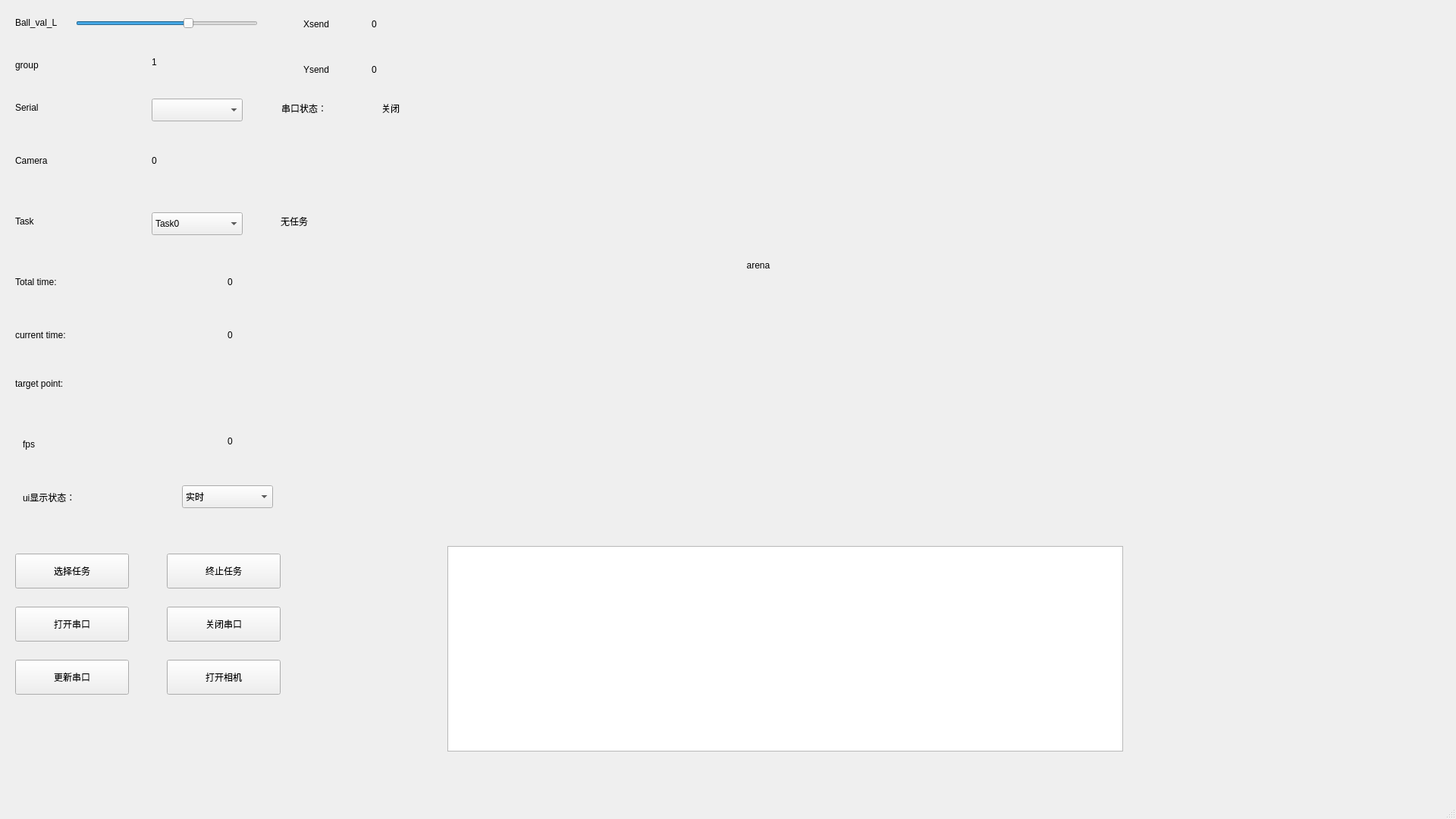
<?xml version="1.0" encoding="UTF-8"?>
<ui version="4.0">
 <class>mainwindow</class>
 <widget class="QMainWindow" name="mainwindow">
  <property name="geometry">
   <rect>
    <x>0</x>
    <y>0</y>
    <width>1920</width>
    <height>1080</height>
   </rect>
  </property>
  <property name="windowTitle">
   <string>仪器设计大赛新生组</string>
  </property>
  <widget class="QWidget" name="centralwidget">
   <widget class="QSlider" name="ball_val_L">
    <property name="geometry">
     <rect>
      <x>100</x>
      <y>20</y>
      <width>240</width>
      <height>22</height>
     </rect>
    </property>
    <property name="maximum">
     <number>255</number>
    </property>
    <property name="value">
     <number>160</number>
    </property>
    <property name="orientation">
     <enum>Qt::Horizontal</enum>
    </property>
   </widget>
   <widget class="QLabel" name="BVL">
    <property name="geometry">
     <rect>
      <x>20</x>
      <y>20</y>
      <width>90</width>
      <height>20</height>
     </rect>
    </property>
    <property name="text">
     <string>Ball_val_L</string>
    </property>
   </widget>
   <widget class="QLabel" name="arena">
    <property name="geometry">
     <rect>
      <x>640</x>
      <y>-10</y>
      <width>720</width>
      <height>720</height>
     </rect>
    </property>
    <property name="text">
     <string>arena</string>
    </property>
    <property name="alignment">
     <set>Qt::AlignCenter</set>
    </property>
   </widget>
   <widget class="QComboBox" name="ser_selection">
    <property name="geometry">
     <rect>
      <x>200</x>
      <y>130</y>
      <width>120</width>
      <height>30</height>
     </rect>
    </property>
   </widget>
   <widget class="QLabel" name="SERL">
    <property name="geometry">
     <rect>
      <x>20</x>
      <y>130</y>
      <width>108</width>
      <height>24</height>
     </rect>
    </property>
    <property name="text">
     <string>Serial</string>
    </property>
   </widget>
   <widget class="QLabel" name="label">
    <property name="geometry">
     <rect>
      <x>20</x>
      <y>200</y>
      <width>108</width>
      <height>24</height>
     </rect>
    </property>
    <property name="text">
     <string>Camera</string>
    </property>
   </widget>
   <widget class="QPushButton" name="serial_open">
    <property name="geometry">
     <rect>
      <x>20</x>
      <y>800</y>
      <width>150</width>
      <height>46</height>
     </rect>
    </property>
    <property name="text">
     <string>打开串口</string>
    </property>
   </widget>
   <widget class="QLabel" name="label_2">
    <property name="geometry">
     <rect>
      <x>371</x>
      <y>131</y>
      <width>120</width>
      <height>24</height>
     </rect>
    </property>
    <property name="text">
     <string>串口状态：</string>
    </property>
   </widget>
   <widget class="QLabel" name="ser_status">
    <property name="geometry">
     <rect>
      <x>503</x>
      <y>131</y>
      <width>161</width>
      <height>24</height>
     </rect>
    </property>
    <property name="text">
     <string>关闭</string>
    </property>
   </widget>
   <widget class="QPushButton" name="serial_close">
    <property name="geometry">
     <rect>
      <x>220</x>
      <y>800</y>
      <width>150</width>
      <height>46</height>
     </rect>
    </property>
    <property name="text">
     <string>关闭串口</string>
    </property>
   </widget>
   <widget class="QLabel" name="cam_label">
    <property name="geometry">
     <rect>
      <x>200</x>
      <y>200</y>
      <width>161</width>
      <height>24</height>
     </rect>
    </property>
    <property name="text">
     <string>0</string>
    </property>
   </widget>
   <widget class="QPushButton" name="cam_open">
    <property name="geometry">
     <rect>
      <x>220</x>
      <y>870</y>
      <width>150</width>
      <height>46</height>
     </rect>
    </property>
    <property name="text">
     <string>打开相机</string>
    </property>
   </widget>
   <widget class="QPushButton" name="ser_update">
    <property name="geometry">
     <rect>
      <x>20</x>
      <y>870</y>
      <width>150</width>
      <height>46</height>
     </rect>
    </property>
    <property name="text">
     <string>更新串口</string>
    </property>
   </widget>
   <widget class="QLabel" name="label_3">
    <property name="geometry">
     <rect>
      <x>400</x>
      <y>20</y>
      <width>108</width>
      <height>24</height>
     </rect>
    </property>
    <property name="text">
     <string>Xsend</string>
    </property>
   </widget>
   <widget class="QLabel" name="label_4">
    <property name="geometry">
     <rect>
      <x>400</x>
      <y>80</y>
      <width>108</width>
      <height>24</height>
     </rect>
    </property>
    <property name="text">
     <string>Ysend</string>
    </property>
   </widget>
   <widget class="QLabel" name="X">
    <property name="geometry">
     <rect>
      <x>490</x>
      <y>20</y>
      <width>108</width>
      <height>24</height>
     </rect>
    </property>
    <property name="text">
     <string>0</string>
    </property>
   </widget>
   <widget class="QLabel" name="Y">
    <property name="geometry">
     <rect>
      <x>490</x>
      <y>80</y>
      <width>108</width>
      <height>24</height>
     </rect>
    </property>
    <property name="text">
     <string>0</string>
    </property>
   </widget>
   <widget class="QLabel" name="SERL_2">
    <property name="geometry">
     <rect>
      <x>20</x>
      <y>280</y>
      <width>108</width>
      <height>24</height>
     </rect>
    </property>
    <property name="text">
     <string>Task</string>
    </property>
   </widget>
   <widget class="QComboBox" name="task_selection">
    <property name="geometry">
     <rect>
      <x>200</x>
      <y>280</y>
      <width>120</width>
      <height>30</height>
     </rect>
    </property>
    <item>
     <property name="text">
      <string>Task0</string>
     </property>
    </item>
    <item>
     <property name="text">
      <string>Task1</string>
     </property>
    </item>
    <item>
     <property name="text">
      <string>Task2</string>
     </property>
    </item>
   </widget>
   <widget class="QPushButton" name="task_start">
    <property name="geometry">
     <rect>
      <x>20</x>
      <y>730</y>
      <width>150</width>
      <height>46</height>
     </rect>
    </property>
    <property name="text">
     <string>选择任务</string>
    </property>
   </widget>
   <widget class="QLabel" name="task_sta">
    <property name="geometry">
     <rect>
      <x>370</x>
      <y>280</y>
      <width>108</width>
      <height>24</height>
     </rect>
    </property>
    <property name="text">
     <string>无任务</string>
    </property>
   </widget>
   <widget class="QLabel" name="SERL_3">
    <property name="geometry">
     <rect>
      <x>20</x>
      <y>360</y>
      <width>181</width>
      <height>24</height>
     </rect>
    </property>
    <property name="text">
     <string>Total time:</string>
    </property>
   </widget>
   <widget class="QLabel" name="total_time">
    <property name="geometry">
     <rect>
      <x>300</x>
      <y>360</y>
      <width>141</width>
      <height>24</height>
     </rect>
    </property>
    <property name="text">
     <string>0</string>
    </property>
   </widget>
   <widget class="QPushButton" name="task_terminate">
    <property name="geometry">
     <rect>
      <x>220</x>
      <y>730</y>
      <width>150</width>
      <height>46</height>
     </rect>
    </property>
    <property name="text">
     <string>终止任务</string>
    </property>
   </widget>
   <widget class="QTextEdit" name="result_text">
    <property name="geometry">
     <rect>
      <x>590</x>
      <y>720</y>
      <width>891</width>
      <height>271</height>
     </rect>
    </property>
   </widget>
   <widget class="QLabel" name="SERL_4">
    <property name="geometry">
     <rect>
      <x>20</x>
      <y>430</y>
      <width>211</width>
      <height>24</height>
     </rect>
    </property>
    <property name="text">
     <string>current time:</string>
    </property>
   </widget>
   <widget class="QLabel" name="current_time_text">
    <property name="geometry">
     <rect>
      <x>300</x>
      <y>430</y>
      <width>141</width>
      <height>24</height>
     </rect>
    </property>
    <property name="text">
     <string>0</string>
    </property>
   </widget>
   <widget class="QLabel" name="SERL_5">
    <property name="geometry">
     <rect>
      <x>20</x>
      <y>490</y>
      <width>211</width>
      <height>31</height>
     </rect>
    </property>
    <property name="text">
     <string>target point:</string>
    </property>
   </widget>
   <widget class="QLabel" name="current_point_text">
    <property name="geometry">
     <rect>
      <x>260</x>
      <y>490</y>
      <width>141</width>
      <height>24</height>
     </rect>
    </property>
    <property name="text">
     <string/>
    </property>
   </widget>
   <widget class="QLabel" name="SERL_6">
    <property name="geometry">
     <rect>
      <x>20</x>
      <y>70</y>
      <width>108</width>
      <height>31</height>
     </rect>
    </property>
    <property name="text">
     <string>group</string>
    </property>
   </widget>
   <widget class="QLabel" name="tag_id_text">
    <property name="geometry">
     <rect>
      <x>200</x>
      <y>70</y>
      <width>141</width>
      <height>24</height>
     </rect>
    </property>
    <property name="text">
     <string>1</string>
    </property>
   </widget>
   <widget class="QLabel" name="label_5">
    <property name="geometry">
     <rect>
      <x>30</x>
      <y>570</y>
      <width>108</width>
      <height>31</height>
     </rect>
    </property>
    <property name="text">
     <string>fps</string>
    </property>
   </widget>
   <widget class="QLabel" name="fps_text">
    <property name="geometry">
     <rect>
      <x>300</x>
      <y>570</y>
      <width>141</width>
      <height>24</height>
     </rect>
    </property>
    <property name="text">
     <string>0</string>
    </property>
   </widget>
   <widget class="QLabel" name="label_6">
    <property name="geometry">
     <rect>
      <x>30</x>
      <y>640</y>
      <width>151</width>
      <height>31</height>
     </rect>
    </property>
    <property name="text">
     <string>ui显示状态：</string>
    </property>
   </widget>
   <widget class="QComboBox" name="ui_sta_text">
    <property name="geometry">
     <rect>
      <x>240</x>
      <y>640</y>
      <width>120</width>
      <height>30</height>
     </rect>
    </property>
    <item>
     <property name="text">
      <string>实时</string>
     </property>
    </item>
    <item>
     <property name="text">
      <string>间断</string>
     </property>
    </item>
   </widget>
  </widget>
  <widget class="QMenuBar" name="menubar">
   <property name="geometry">
    <rect>
     <x>0</x>
     <y>0</y>
     <width>1920</width>
     <height>30</height>
    </rect>
   </property>
  </widget>
  <widget class="QStatusBar" name="statusbar"/>
 </widget>
 <resources/>
 <connections/>
</ui>
